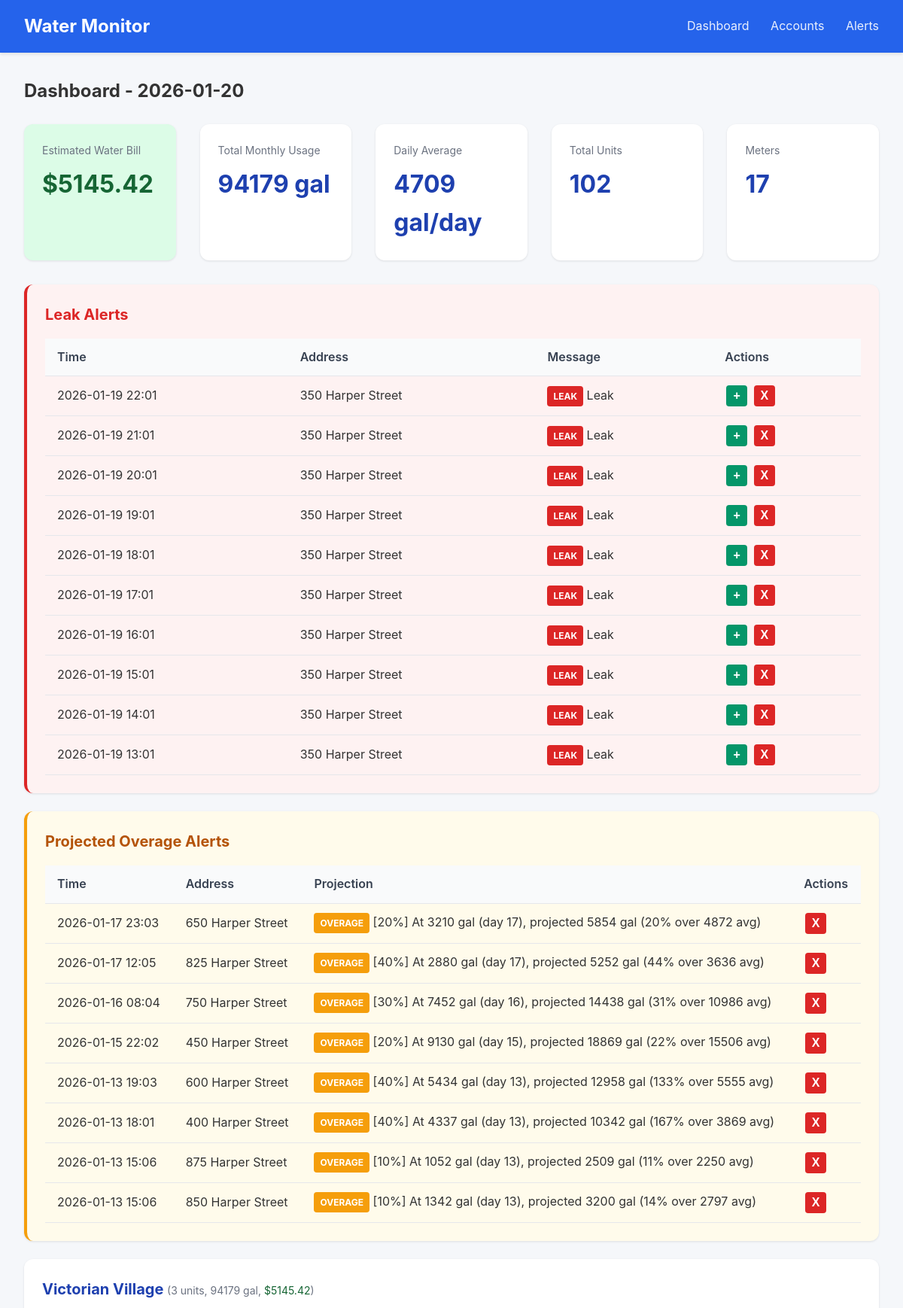
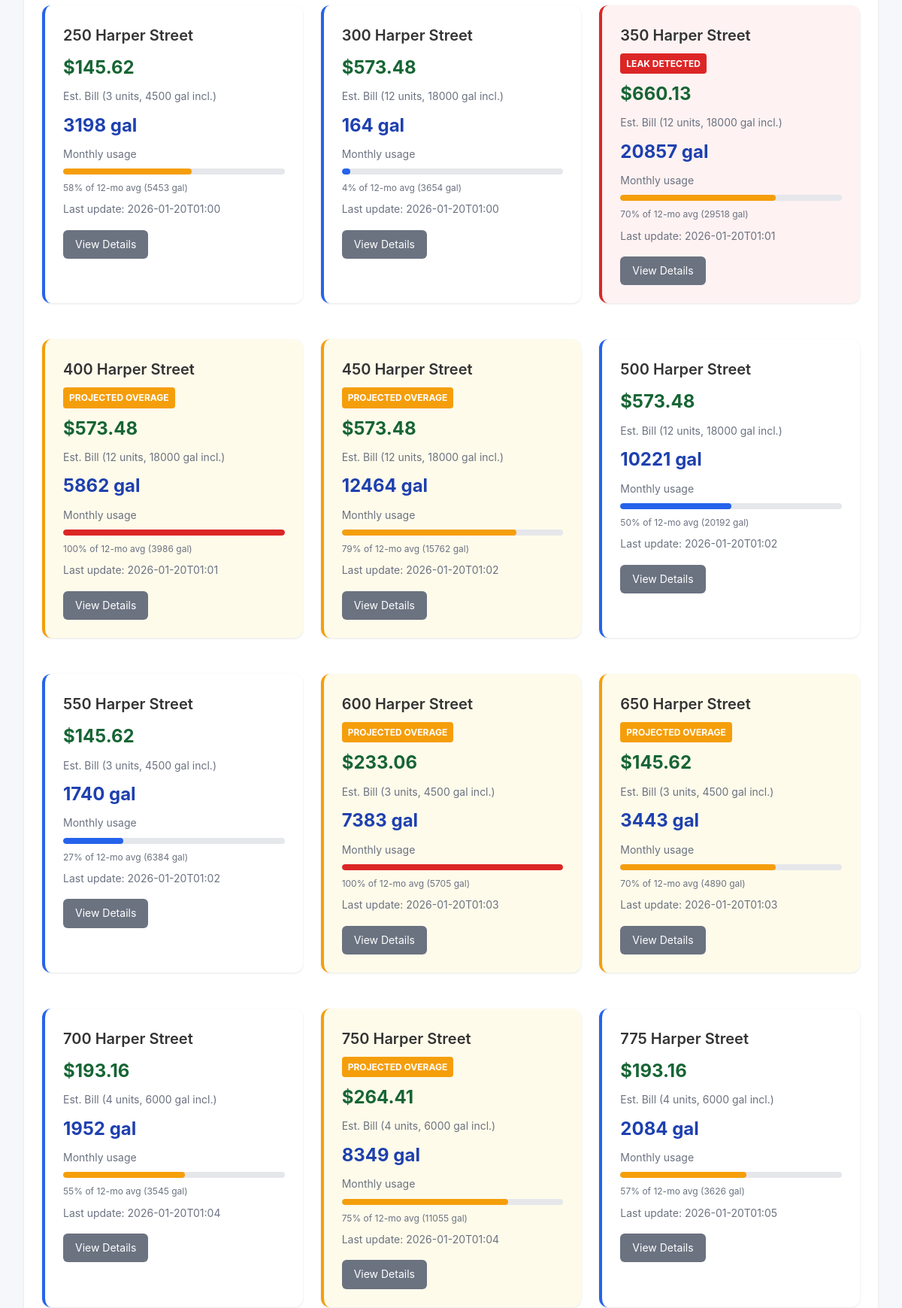
The page / (upper part) on the database its author committed (2 pictures, top to bottom).
### tables this page shows
CREATE TABLE scrape_logs (
                id INTEGER PRIMARY KEY AUTOINCREMENT,
                account_id INTEGER,
                status TEXT NOT NULL,
                message TEXT,
                created_at TIMESTAMP DEFAULT CURRENT_TIMESTAMP,
                FOREIGN KEY (account_id) REFERENCES accounts(id)
            );

CREATE TABLE accounts (
                id INTEGER PRIMARY KEY AUTOINCREMENT,
                email TEXT UNIQUE NOT NULL,
                password_encrypted TEXT NOT NULL,
                meter_id TEXT,
                account_number TEXT,
                address TEXT,
                building_name TEXT,
                unit_number TEXT,
                is_active INTEGER DEFAULT 1,
                last_scraped TIMESTAMP,
                created_at TIMESTAMP DEFAULT CURRENT_TIMESTAMP
            , avg_12mo REAL, monthly_usage REAL, unit_count INTEGER DEFAULT 1, leak_alerts INTEGER DEFAULT 1, min_overage_pct INTEGER DEFAULT 10);

### app.py (the view)
@app.route('/')
def dashboard():
    today = date.today()
    accounts = db.get_all_accounts()
    summaries = {s['account_id']: s for s in db.get_all_daily_summaries(today)}
    BASE_RATE = 47.54  # Water ($26.23) + Sewer ($21.31) per 1500 gal minimum
    OVERAGE_RATE = 30.33  # Per 1000 gallons over minimum
    MIN_GALLONS_PER_UNIT = 1500
    STORM_SEWAGE_FEE = 3.00  # Flat fee per meter
    meters = []
    total_monthly = 0
    total_daily_avg = 0
    total_units = 0
    total_estimated_bill = 0
    for account in accounts:
        monthly_usage = account.get('monthly_usage') or 0
        total_monthly += monthly_usage
        unit_count = account.get('unit_count') or 1
        total_units += unit_count
        included_gallons = MIN_GALLONS_PER_UNIT * unit_count
        base_cost = BASE_RATE * unit_count
        if monthly_usage > included_gallons:
            overage_gallons = monthly_usage - included_gallons
            overage_cost = (overage_gallons / 1000) * OVERAGE_RATE
        else:
            overage_cost = 0
        estimated_cost = base_cost + overage_cost + STORM_SEWAGE_FEE
        total_estimated_bill += estimated_cost
        avg_12mo = account.get('avg_12mo') or 3000  # Default until scraped
        days_in_month = today.day
        daily_avg = monthly_usage / days_in_month if days_in_month > 0 else 0
        total_daily_avg += daily_avg
        meters.append({
            'id': account['id'],
            'building': account['building_name'],
            'unit': account['unit_number'],
            'address': account.get('address', ''),
            'email': account['email'],
            'monthly_usage': monthly_usage,
            'daily_avg': daily_avg,
            'avg_12mo': avg_12mo,
            'last_scraped': account['last_scraped'],
            'leak_detected': False,  # Will be set from leak_alerts
            'unit_count': unit_count,
            'included_gallons': included_gallons,
            'estimated_cost': estimated_cost
        })
    buildings = {}
    for meter in meters:
        building = meter['building'] or 'Unknown'
        if building not in buildings:
            buildings[building] = []
        buildings[building].append(meter)
    recent_alerts = db.get_recent_alerts(10)
    with db.get_db() as conn:
        cursor = conn.cursor()
        cursor.execute('''
            SELECT sl.*, a.building_name, a.unit_number, a.address
            FROM scrape_logs sl
            JOIN accounts a ON sl.account_id = a.id
            WHERE sl.status = 'leak'
            ORDER BY sl.created_at DESC LIMIT 10
        ''')
        leak_alerts = [dict(row) for row in cursor.fetchall()]
        cursor.execute('''
            SELECT sl.*, a.building_name, a.unit_number, a.address
            FROM scrape_logs sl
            JOIN accounts a ON sl.account_id = a.id
            WHERE sl.status = 'overage_alert'
            AND sl.id IN (
                SELECT MAX(id) FROM scrape_logs
                WHERE status = 'overage_alert'
                GROUP BY account_id
            )
            ORDER BY sl.created_at DESC
        ''')
        overage_alerts = [dict(row) for row in cursor.fetchall()]
    leak_account_ids = {leak['account_id'] for leak in leak_alerts}
    overage_account_ids = {oa['account_id'] for oa in overage_alerts}
    for building_meters in buildings.values():
        for meter in building_meters:
            if meter['id'] in leak_account_ids:
                meter['leak_detected'] = True
            if meter['id'] in overage_account_ids:
                meter['overage_alert'] = True
    return render_template('dashboard.html',
                           buildings=buildings,
                           total_monthly=total_monthly,
                           total_daily_avg=total_daily_avg,
                           total_units=total_units,
                           total_estimated_bill=total_estimated_bill,
                           meter_count=len(meters),
                           today=today,
                           alerts=recent_alerts,
                           leak_alerts=leak_alerts,
                           overage_alerts=overage_alerts)

### database.py (called while the page is built)
@contextmanager
def get_db():
    conn = sqlite3.connect(config.DATABASE_PATH)
    conn.row_factory = sqlite3.Row
    try:
        yield conn
        conn.commit()
    finally:
        conn.close()

def get_all_accounts() -> list:
    with get_db() as conn:
        cursor = conn.cursor()
        cursor.execute('SELECT * FROM accounts WHERE is_active = 1 ORDER BY building_name, unit_number')
        return [dict(row) for row in cursor.fetchall()]

def get_all_daily_summaries(reading_date: date) -> list:
    with get_db() as conn:
        cursor = conn.cursor()
        cursor.execute('''
            SELECT ds.*, a.building_name, a.unit_number, a.email
            FROM daily_summaries ds
            JOIN accounts a ON ds.account_id = a.id
            WHERE ds.reading_date = ?
            ORDER BY a.building_name, a.unit_number
        ''', (reading_date,))
        return [dict(row) for row in cursor.fetchall()]

def get_recent_alerts(limit: int = 50) -> list:
    with get_db() as conn:
        cursor = conn.cursor()
        cursor.execute('''
            SELECT ah.*, a.building_name, a.unit_number, ac.alert_type
            FROM alert_history ah
            LEFT JOIN accounts a ON ah.account_id = a.id
            JOIN alert_configs ac ON ah.alert_config_id = ac.id
            ORDER BY ah.triggered_at DESC
            LIMIT ?
        ''', (limit,))
        return [dict(row) for row in cursor.fetchall()]

### templates/dashboard.html (shortened to what this page needs)
{% extends "base.html" %}
{% block content %}
<h2 style="margin-bottom: 1.5rem;">Dashboard - {{ today }}</h2>
<div class="stats">
    <div class="stat-card" style="background: #dcfce7;">
        <div class="label">Estimated Water Bill</div>
        <div class="value" style="color: #166534;">${{ "%.2f"|format(total_estimated_bill) }}</div>
    </div>
    <div class="stat-card">
        <div class="label">Total Monthly Usage</div>
        <div class="value">{{ "%.0f"|format(total_monthly) }} gal</div>
    </div>
    <div class="stat-card">
        <div class="label">Daily Average</div>
        <div class="value">{{ "%.0f"|format(total_daily_avg) }} gal/day</div>
    </div>
    <div class="stat-card">
        <div class="label">Total Units</div>
        <div class="value">{{ total_units }}</div>
    </div>
    <div class="stat-card">
        <div class="label">Meters</div>
        <div class="value">{{ meter_count }}</div>
    </div>
</div>
{% if leak_alerts %}
<div class="card" style="border-left: 4px solid #dc2626; background: #fef2f2;">
    <h2 style="color: #dc2626;">Leak Alerts</h2>
    <table>
        <thead>
            <tr>
                <th>Time</th>
                <th>Address</th>
                <th>Message</th>
                <th>Actions</th>
            </tr>
        </thead>
        <tbody>
            {% for leak in leak_alerts %}
            <tr id="leak-row-{{ leak.id }}">
                <td>{{ leak.created_at[:16] if leak.created_at else '' }}</td>
                <td>{{ leak.address or (leak.building_name + ' - ' + leak.unit_number) }}</td>
                <td><span class="leak-alert">LEAK</span> {{ leak.message }}</td>
                <td>
                    <button class="btn-icon btn-add" onclick="addLeakAlert({{ leak.account_id }})" title="Add alert notification">+</button>
                    <button class="btn-icon btn-dismiss" onclick="dismissLeak({{ leak.id }})" title="Dismiss alert">X</button>
                </td>
            </tr>
            {% endfor %}
        </tbody>
    </table>
</div>
{% endif %}
{% if overage_alerts %}
<div class="card" style="border-left: 4px solid #f59e0b; background: #fffbeb;">
    <h2 style="color: #b45309;">Projected Overage Alerts</h2>
    <table>
        <thead>
            <tr>
                <th>Time</th>
                <th>Address</th>
                <th>Projection</th>
                <th>Actions</th>
            </tr>
        </thead>
        <tbody>
            {% for alert in overage_alerts %}
            <tr id="overage-row-{{ alert.id }}">
                <td>{{ alert.created_at[:16] if alert.created_at else '' }}</td>
                <td>{{ alert.address or (alert.building_name + ' - ' + alert.unit_number) }}</td>
                <td><span class="overage-alert">OVERAGE</span> {{ alert.message }}</td>
                <td>
                    <button class="btn-icon btn-dismiss" onclick="dismissOverage({{ alert.id }})" title="Dismiss alert">X</button>
                </td>
            </tr>
            {% endfor %}
        </tbody>
    </table>
</div>
{% endif %}
{% for building, meters in buildings.items()|sort %}
<div class="card">
    <h2>{{ building }}
        <span class="text-muted" style="font-weight: normal;">
            ({{ meters[0].unit_count }} units,
            {{ "%.0f"|format(meters|sum(attribute='monthly_usage')) }} gal,
            <span style="color: #166534;">${{ "%.2f"|format(meters|sum(attribute='estimated_cost')) }}</span>)
        </span>
    </h2>
    <div class="grid">
        {% for meter in meters|sort(attribute='unit') %}
        <div class="card meter-card {% if meter.leak_detected %}leak-detected{% elif meter.overage_alert %}overage-detected{% endif %}">
            <div class="unit mb-2">{{ meter.address or ('Unit ' + (meter.unit or 'N/A')) }}</div>
            {% if meter.leak_detected %}
            <div class="leak-alert mb-2">LEAK DETECTED</div>
            {% elif meter.overage_alert %}
            <div class="overage-alert mb-2">PROJECTED OVERAGE</div>
            {% endif %}
            <div class="estimated-cost mb-2">${{ "%.2f"|format(meter.estimated_cost) }}</div>
            <div class="text-muted mb-2">Est. Bill ({{ meter.unit_count }} units, {{ meter.included_gallons }} gal incl.)</div>
            <div class="usage mb-2">{{ "%.0f"|format(meter.monthly_usage) }} gal</div>
            <div class="text-muted mb-2">Monthly usage</div>
            {% set max_usage = meter.avg_12mo if meter.avg_12mo > 0 else 3000 %}
            {% set pct = (meter.monthly_usage / max_usage * 100)|int %}
            {% set pct = pct if pct <= 100 else 100 %}
            <div class="usage-bar {% if pct > 80 %}usage-high{% elif pct > 50 %}usage-medium{% endif %} mb-2">
                <div class="fill" style="width: {{ pct }}%"></div>
            </div>
            <div class="text-muted mb-2" style="font-size: 0.75rem;">
                {{ "%.0f"|format(pct) }}% of 12-mo avg ({{ "%.0f"|format(max_usage) }} gal)
            </div>
            <div class="text-muted">
                {% if meter.last_scraped %}
                Last update: {{ meter.last_scraped[:16] }}
                {% endif %}
            </div>
            <div class="mt-4">
                <a href="{{ url_for('meter_detail', account_id=meter.id) }}" class="btn btn-secondary">
                    View Details
                </a>
            </div>
        </div>
        {% endfor %}
    </div>
</div>
{% endfor %}
{% endblock %}

### templates/base.html (style rules this page uses)
* { box-sizing: border-box; margin: 0; padding: 0; }
body { font-family: -apple-system, BlinkMacSystemFont, 'Segoe UI', Roboto, Oxygen, Ubuntu, sans-serif; background: #f5f7fa; color: #333; line-height: 1.6; }
.card { background: white; border-radius: 12px; box-shadow: 0 1px 3px rgba(0,0,0,0.1); padding: 1.5rem; margin-bottom: 1.5rem; }
.card h2 { margin-bottom: 1rem; color: #1e40af; font-size: 1.25rem; }
.grid { display: grid; grid-template-columns: repeat(auto-fill, minmax(300px, 1fr)); gap: 1.5rem; }
.stats { display: flex; gap: 2rem; margin-bottom: 2rem; }
.stat-card { background: white; border-radius: 12px; padding: 1.5rem; box-shadow: 0 1px 3px rgba(0,0,0,0.1); flex: 1; }
.stat-card .label { color: #6b7280; font-size: 0.875rem; margin-bottom: 0.5rem; }
.stat-card .value { font-size: 2rem; font-weight: 700; color: #1e40af; }
table { width: 100%; border-collapse: collapse; }
th, td { padding: 0.75rem 1rem; text-align: left; border-bottom: 1px solid #e5e7eb; }
th { background: #f9fafb; font-weight: 600; color: #374151; }
.btn { display: inline-block; padding: 0.5rem 1rem; border-radius: 6px; text-decoration: none; font-size: 0.875rem; cursor: pointer; border: none; }
.btn-secondary { background: #6b7280; color: white; }
.usage-bar { height: 8px; background: #e5e7eb; border-radius: 4px; overflow: hidden; }
.usage-bar .fill { height: 100%; background: #2563eb; border-radius: 4px; }
.usage-high .fill { background: #dc2626; }
.usage-medium .fill { background: #f59e0b; }
.meter-card { border-left: 4px solid #2563eb; }
.meter-card.leak-detected { border-left: 4px solid #dc2626; background: #fef2f2; }
.meter-card .unit { font-size: 1.25rem; font-weight: 600; }
.meter-card .usage { font-size: 1.5rem; font-weight: 700; color: #1e40af; }
.meter-card .estimated-cost { font-size: 1.5rem; font-weight: 700; color: #166534; }
.leak-alert { background: #dc2626; color: white; padding: 0.25rem 0.5rem; border-radius: 4px; font-size: 0.75rem; font-weight: 700; display: inline-block; animation: pulse 2s infinite; }
.overage-alert { background: #f59e0b; color: white; padding: 0.25rem 0.5rem; border-radius: 4px; font-size: 0.75rem; font-weight: 700; display: inline-block; }
.meter-card.overage-detected { border-left: 4px solid #f59e0b; background: #fffbeb; }
.btn-icon { width: 28px; height: 28px; border-radius: 4px; border: none; cursor: pointer; font-weight: bold; font-size: 1rem; margin: 0 2px; }
.btn-dismiss { background: #dc2626; color: white; }
.btn-add { background: #059669; color: white; }
.text-muted { color: #6b7280; font-size: 0.875rem; }
.mb-2 { margin-bottom: 0.5rem; }
.mt-4 { margin-top: 1rem; }

### rows shown on the page
scrape_logs: created_at "2026-01-19 22:01", address "350 Harper Street", message "Leak"
scrape_logs: created_at "2026-01-19 21:01", address "350 Harper Street", message "Leak"
scrape_logs: created_at "2026-01-19 20:01", address "350 Harper Street", message "Leak"
scrape_logs: created_at "2026-01-19 19:01", address "350 Harper Street", message "Leak"
scrape_logs: created_at "2026-01-19 18:01", address "350 Harper Street", message "Leak"
scrape_logs: created_at "2026-01-19 17:01", address "350 Harper Street", message "Leak"
scrape_logs: created_at "2026-01-19 16:01", address "350 Harper Street", message "Leak"
scrape_logs: created_at "2026-01-19 15:01", address "350 Harper Street", message "Leak"
scrape_logs: created_at "2026-01-19 14:01", address "350 Harper Street", message "Leak"
scrape_logs: created_at "2026-01-19 13:01", address "350 Harper Street", message "Leak"
scrape_logs: created_at "2026-01-17 23:03", address "650 Harper Street", message "[20%] At 3210 gal (day 17), projected 5854 gal (20% over 4872 avg)"
scrape_logs: created_at "2026-01-17 12:05", address "825 Harper Street", message "[40%] At 2880 gal (day 17), projected 5252 gal (44% over 3636 avg)"
scrape_logs: created_at "2026-01-16 08:04", address "750 Harper Street", message "[30%] At 7452 gal (day 16), projected 14438 gal (31% over 10986 avg)"
scrape_logs: created_at "2026-01-15 22:02", address "450 Harper Street", message "[20%] At 9130 gal (day 15), projected 18869 gal (22% over 15506 avg)"
scrape_logs: created_at "2026-01-13 19:03", address "600 Harper Street", message "[40%] At 5434 gal (day 13), projected 12958 gal (133% over 5555 avg)"
scrape_logs: created_at "2026-01-13 18:01", address "400 Harper Street", message "[40%] At 4337 gal (day 13), projected 10342 gal (167% over 3869 avg)"
scrape_logs: created_at "2026-01-13 15:06", address "875 Harper Street", message "[10%] At 1052 gal (day 13), projected 2509 gal (11% over 2250 avg)"
scrape_logs: created_at "2026-01-13 15:06", address "850 Harper Street", message "[10%] At 1342 gal (day 13), projected 3200 gal (14% over 2797 avg)"
accounts: building_name "Victorian Village", unit_count "3", meters "94179", meters "5145.42", address "250 Harper Street", estimated_cost "145.62", included_gallons "4500", monthly_usage "3198", pct "58", avg_12mo "5453", last_scraped "2026-01-20T01:00"
accounts: address "300 Harper Street", estimated_cost "573.48", unit_count "12", included_gallons "18000", monthly_usage "164", pct "4", avg_12mo "3654", last_scraped "2026-01-20T01:00"
accounts: address "350 Harper Street", shows "LEAK DETECTED", estimated_cost "660.13", unit_count "12", included_gallons "18000", monthly_usage "20857", pct "70", avg_12mo "29518", last_scraped "2026-01-20T01:01"
accounts: address "400 Harper Street", shows "PROJECTED OVERAGE", estimated_cost "573.48", unit_count "12", included_gallons "18000", monthly_usage "5862", pct "100", avg_12mo "3986", last_scraped "2026-01-20T01:01"
accounts: address "450 Harper Street", shows "PROJECTED OVERAGE", estimated_cost "573.48", unit_count "12", included_gallons "18000", monthly_usage "12464", pct "79", avg_12mo "15762", last_scraped "2026-01-20T01:02"
accounts: address "500 Harper Street", estimated_cost "573.48", unit_count "12", included_gallons "18000", monthly_usage "10221", pct "50", avg_12mo "20192", last_scraped "2026-01-20T01:02"
accounts: address "550 Harper Street", estimated_cost "145.62", unit_count "3", included_gallons "4500", monthly_usage "1740", pct "27", avg_12mo "6384", last_scraped "2026-01-20T01:02"
accounts: address "600 Harper Street", shows "PROJECTED OVERAGE", estimated_cost "233.06", unit_count "3", included_gallons "4500", monthly_usage "7383", pct "100", avg_12mo "5705", last_scraped "2026-01-20T01:03"
accounts: address "650 Harper Street", shows "PROJECTED OVERAGE", estimated_cost "145.62", unit_count "3", included_gallons "4500", monthly_usage "3443", pct "70", avg_12mo "4890", last_scraped "2026-01-20T01:03"
accounts: address "700 Harper Street", estimated_cost "193.16", unit_count "4", included_gallons "6000", monthly_usage "1952", pct "55", avg_12mo "3545", last_scraped "2026-01-20T01:04"
accounts: address "750 Harper Street", shows "PROJECTED OVERAGE", estimated_cost "264.41", unit_count "4", included_gallons "6000", monthly_usage "8349", pct "75", avg_12mo "11055", last_scraped "2026-01-20T01:04"
accounts: address "775 Harper Street", estimated_cost "193.16", unit_count "4", included_gallons "6000", monthly_usage "2084", pct "57", avg_12mo "3626", last_scraped "2026-01-20T01:05"

### other values the page prints
{{ "%.2f"|format(total_estimated_bill) }} "5145.42"
{{ "%.0f"|format(total_monthly) }} "94179"
{{ "%.0f"|format(total_daily_avg) }} "4709"
{{ total_units }} "102"
{{ meter_count }} "17"
